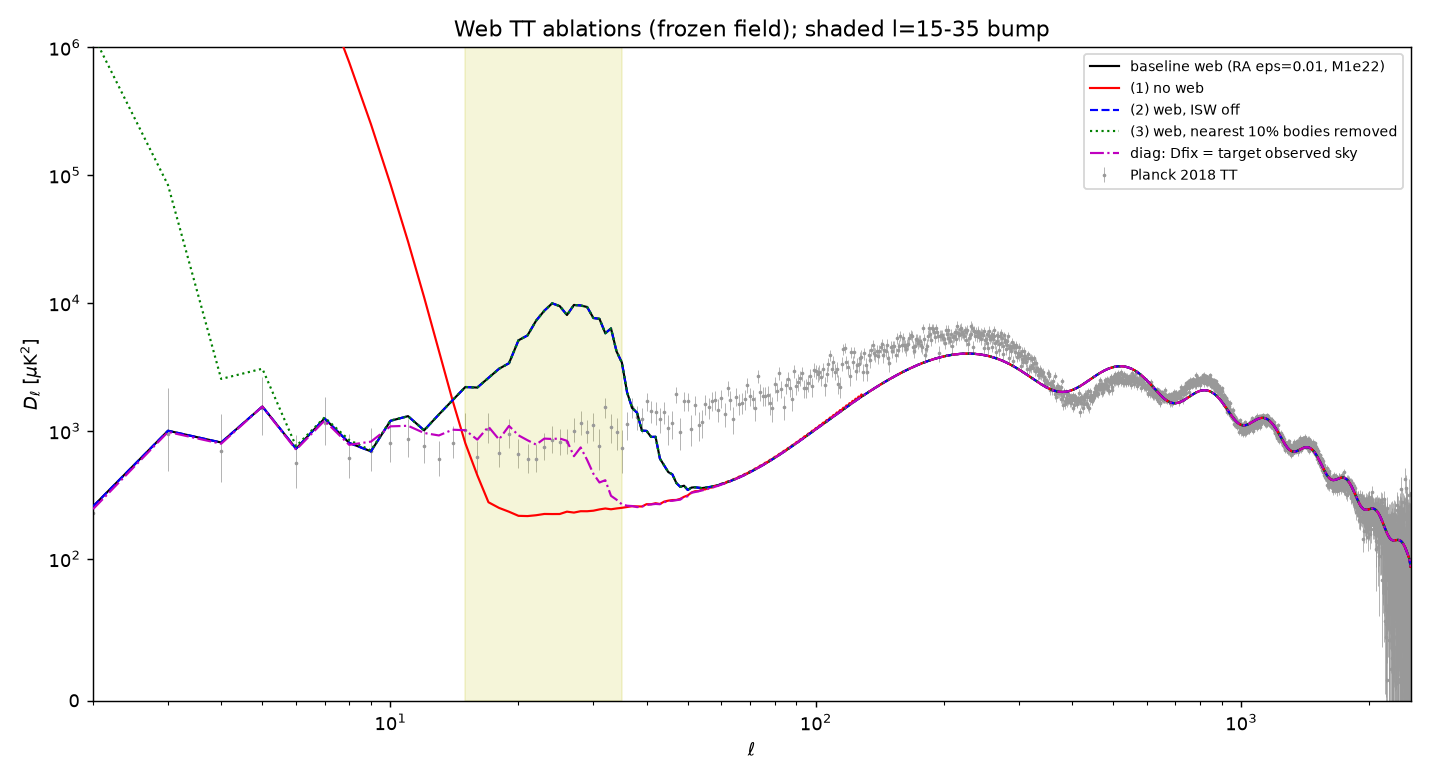

Source code (Python):
# Overlay (log l) of web TT ablation variants vs Planck 2018 TT; data from ablation_spectra.npz (made by ablation.py).
import numpy as np,matplotlib;matplotlib.use('Agg');import matplotlib.pyplot as plt
O='/workspace/coepdf/joint_solve/phase5/web/ablation/';z=np.load(O+'ablation_spectra.npz');Pf=z['Pf'];l=np.arange(len(z['base']))
for k in ['base','noweb','noISW','nonear','obsonly']:
    if not np.all(np.isfinite(z[k])):raise SystemExit('NONFINITE '+k)
fig,ax=plt.subplots(figsize=(11,6));ax.errorbar(Pf[:,0],Pf[:,1],yerr=[Pf[:,2],Pf[:,3]],fmt='.',color='0.6',ms=2,elinewidth=0.4,label='Planck 2018 TT',zorder=1)
st=dict(base=('k','-','baseline web (RA eps=0.01, M1e22)'),noweb=('r','-','(1) no web'),noISW=('b','--','(2) web, ISW off'),nonear=('g',':','(3) web, nearest 10% bodies removed'),obsonly=('m','-.','diag: Dfix = target observed sky'))
for k,(c,ls,lab) in st.items():ax.plot(l[2:],z[k][2:],color=c,ls=ls,lw=1.2,label=lab,zorder=3)
ax.set_xscale('log');ax.set_yscale('symlog',linthresh=100);ax.set_xlim(2,2500);ax.set_ylim(0,1e6)
ax.axvspan(15,35,color='y',alpha=0.15);ax.set_xlabel(r'$\ell$');ax.set_ylabel(r'$D_\ell$ [$\mu$K$^2$]');ax.legend(fontsize=8,loc='upper right')
ax.set_title('Web TT ablations (frozen field); shaded l=15-35 bump');fig.tight_layout();fig.savefig(O+'TT_ablation_log.png',dpi=130)
